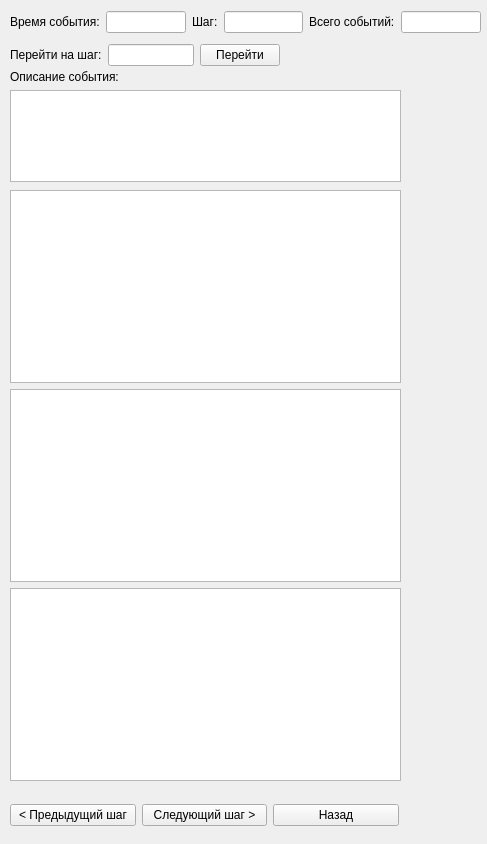
<?xml version="1.0" encoding="UTF-8"?>
<ui version="4.0">
 <class>AutoModeWindow</class>
 <widget class="QWidget" name="AutoModeWindow">
  <property name="geometry">
   <rect>
    <x>0</x>
    <y>0</y>
    <width>487</width>
    <height>844</height>
   </rect>
  </property>
  <property name="windowTitle">
   <string>Form</string>
  </property>
  <widget class="QWidget" name="verticalLayoutWidget">
   <property name="geometry">
    <rect>
     <x>10</x>
     <y>190</y>
     <width>391</width>
     <height>591</height>
    </rect>
   </property>
   <layout class="QVBoxLayout" name="verticalLayout">
    <item>
     <widget class="QTableView" name="deviceTable"/>
    </item>
    <item>
     <widget class="QTableView" name="sourceTable"/>
    </item>
    <item>
     <widget class="QTableView" name="bufferTable"/>
    </item>
   </layout>
  </widget>
  <widget class="QWidget" name="horizontalLayoutWidget">
   <property name="geometry">
    <rect>
     <x>10</x>
     <y>10</y>
     <width>471</width>
     <height>24</height>
    </rect>
   </property>
   <layout class="QHBoxLayout" name="horizontalLayout">
    <item>
     <widget class="QLabel" name="labelForTime">
      <property name="text">
       <string>Время события:</string>
      </property>
     </widget>
    </item>
    <item>
     <widget class="QLineEdit" name="lineEditForTime"/>
    </item>
    <item>
     <widget class="QLabel" name="labelForStep">
      <property name="text">
       <string>Шаг:</string>
      </property>
     </widget>
    </item>
    <item>
     <widget class="QLineEdit" name="lineEditForStep"/>
    </item>
    <item>
     <widget class="QLabel" name="labelForAllSteps">
      <property name="text">
       <string>Всего событий:</string>
      </property>
     </widget>
    </item>
    <item>
     <widget class="QLineEdit" name="lineEditForAllSteps"/>
    </item>
   </layout>
  </widget>
  <widget class="QWidget" name="verticalLayoutWidget_2">
   <property name="geometry">
    <rect>
     <x>10</x>
     <y>70</y>
     <width>391</width>
     <height>112</height>
    </rect>
   </property>
   <layout class="QVBoxLayout" name="verticalLayout_2">
    <item>
     <widget class="QLabel" name="labelForEvent">
      <property name="text">
       <string>Описание события:</string>
      </property>
     </widget>
    </item>
    <item>
     <widget class="QTextBrowser" name="textBrowserForEvent"/>
    </item>
   </layout>
  </widget>
  <widget class="QWidget" name="horizontalLayoutWidget_2">
   <property name="geometry">
    <rect>
     <x>10</x>
     <y>40</y>
     <width>270</width>
     <height>30</height>
    </rect>
   </property>
   <layout class="QHBoxLayout" name="horizontalLayout_2">
    <item>
     <widget class="QLabel" name="labelForOtherStep">
      <property name="text">
       <string>Перейти на шаг:</string>
      </property>
     </widget>
    </item>
    <item>
     <widget class="QLineEdit" name="lineEditForOtherStep"/>
    </item>
    <item>
     <widget class="QPushButton" name="buttonForOtherStep">
      <property name="text">
       <string>Перейти</string>
      </property>
     </widget>
    </item>
   </layout>
  </widget>
  <widget class="QWidget" name="layoutWidget">
   <property name="geometry">
    <rect>
     <x>10</x>
     <y>800</y>
     <width>389</width>
     <height>30</height>
    </rect>
   </property>
   <layout class="QHBoxLayout" name="horizontalLayout_4">
    <item>
     <widget class="QPushButton" name="backStepButton">
      <property name="text">
       <string>&lt; Предыдущий шаг</string>
      </property>
     </widget>
    </item>
    <item>
     <widget class="QPushButton" name="nextStepButton">
      <property name="text">
       <string>Следующий шаг &gt;</string>
      </property>
     </widget>
    </item>
    <item>
     <widget class="QPushButton" name="backButton">
      <property name="text">
       <string>Назад</string>
      </property>
     </widget>
    </item>
   </layout>
  </widget>
 </widget>
 <resources/>
 <connections/>
</ui>
